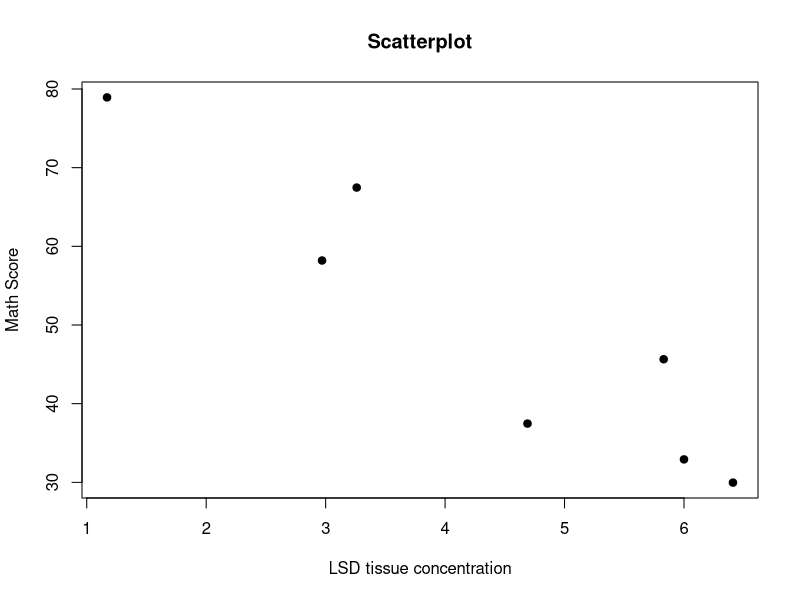

Reproduce this figure in R.
Score=c(78.93, 58.20, 67.47, 37.47, 45.65, 32.92, 29.97)
Conc=c(1.17, 2.97, 3.26, 4.69, 5.83, 6.00, 6.41)

plot(Score~Conc,ylab="Math Score",xlab="LSD tissue concentration",main="Scatterplot",pch=19)